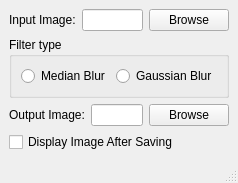
<?xml version="1.0" encoding="UTF-8"?>
<ui version="4.0">
 <class>MainWindow</class>
 <widget class="QMainWindow" name="MainWindow">
  <property name="geometry">
   <rect>
    <x>0</x>
    <y>0</y>
    <width>236</width>
    <height>173</height>
   </rect>
  </property>
  <property name="windowTitle">
   <string>MainWindow</string>
  </property>
  <widget class="QWidget" name="centralwidget">
   <layout class="QVBoxLayout" name="verticalLayout">
    <item>
     <layout class="QHBoxLayout" name="horizontalLayout_input">
      <item>
       <widget class="QLabel" name="label_input">
        <property name="text">
         <string>Input Image:</string>
        </property>
       </widget>
      </item>
      <item>
       <widget class="QLineEdit" name="lineEdit_input"/>
      </item>
      <item>
       <widget class="QPushButton" name="pushButton_input_browse">
        <property name="text">
         <string>Browse</string>
        </property>
       </widget>
      </item>
     </layout>
    </item>
    <item>
     <widget class="QGroupBox" name="groupBox_filter_type">
      <property name="title">
       <string>Filter type</string>
      </property>
      <layout class="QHBoxLayout" name="horizontalLayout_filter_type">
       <item>
        <widget class="QRadioButton" name="radioButton_type_median">
         <property name="text">
          <string>Median Blur</string>
         </property>
        </widget>
       </item>
       <item>
        <widget class="QRadioButton" name="radioButton_type_gaussian">
         <property name="text">
          <string>Gaussian Blur</string>
         </property>
        </widget>
       </item>
      </layout>
     </widget>
    </item>
    <item>
     <layout class="QHBoxLayout" name="horizontalLayout_output">
      <item>
       <widget class="QLabel" name="label_output">
        <property name="text">
         <string>Output Image:</string>
        </property>
       </widget>
      </item>
      <item>
       <widget class="QLineEdit" name="lineEdit_output"/>
      </item>
      <item>
       <widget class="QPushButton" name="pushButton_output_browse">
        <property name="text">
         <string>Browse</string>
        </property>
       </widget>
      </item>
     </layout>
    </item>
    <item>
     <widget class="QCheckBox" name="checkBox_display_image">
      <property name="text">
       <string>Display Image After Saving</string>
      </property>
     </widget>
    </item>
   </layout>
  </widget>
  <widget class="QStatusBar" name="statusbar"/>
 </widget>
 <resources/>
 <connections/>
</ui>
